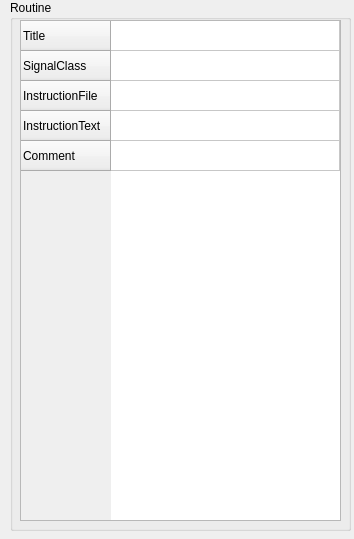
<?xml version="1.0" encoding="UTF-8"?>
<ui version="4.0">
 <class>page3</class>
 <widget class="QWidget" name="page3">
  <property name="geometry">
   <rect>
    <x>0</x>
    <y>0</y>
    <width>354</width>
    <height>539</height>
   </rect>
  </property>
  <property name="windowTitle">
   <string>Edit Routine</string>
  </property>
  <widget class="QGroupBox" name="groupBox">
   <property name="geometry">
    <rect>
     <x>10</x>
     <y>0</y>
     <width>341</width>
     <height>531</height>
    </rect>
   </property>
   <property name="title">
    <string>Routine</string>
   </property>
   <widget class="QTableWidget" name="tableWidget">
    <property name="geometry">
     <rect>
      <x>10</x>
      <y>20</y>
      <width>321</width>
      <height>501</height>
     </rect>
    </property>
    <property name="selectionMode">
     <enum>QAbstractItemView::SingleSelection</enum>
    </property>
    <property name="selectionBehavior">
     <enum>QAbstractItemView::SelectRows</enum>
    </property>
    <attribute name="horizontalHeaderVisible">
     <bool>false</bool>
    </attribute>
    <attribute name="horizontalHeaderStretchLastSection">
     <bool>true</bool>
    </attribute>
    <attribute name="verticalHeaderVisible">
     <bool>true</bool>
    </attribute>
    <row>
     <property name="text">
      <string>Title</string>
     </property>
    </row>
    <row>
     <property name="text">
      <string>SignalClass</string>
     </property>
    </row>
    <row>
     <property name="text">
      <string>InstructionFile</string>
     </property>
    </row>
    <row>
     <property name="text">
      <string>InstructionText</string>
     </property>
    </row>
    <row>
     <property name="text">
      <string>Comment</string>
     </property>
    </row>
    <column>
     <property name="text">
      <string>item</string>
     </property>
    </column>
    <item row="0" column="0">
     <property name="text">
      <string/>
     </property>
    </item>
   </widget>
  </widget>
 </widget>
 <resources/>
 <connections/>
</ui>
